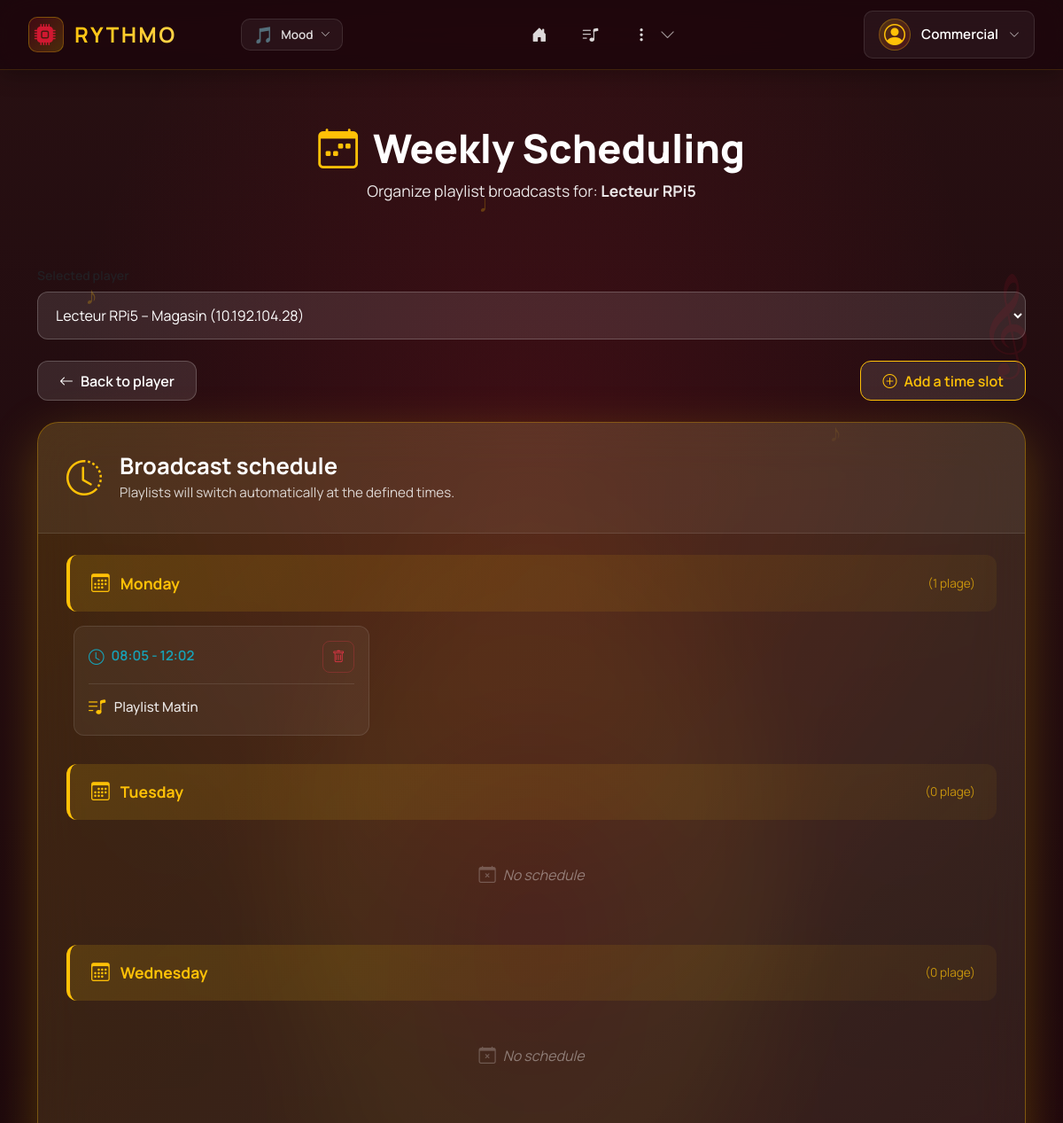
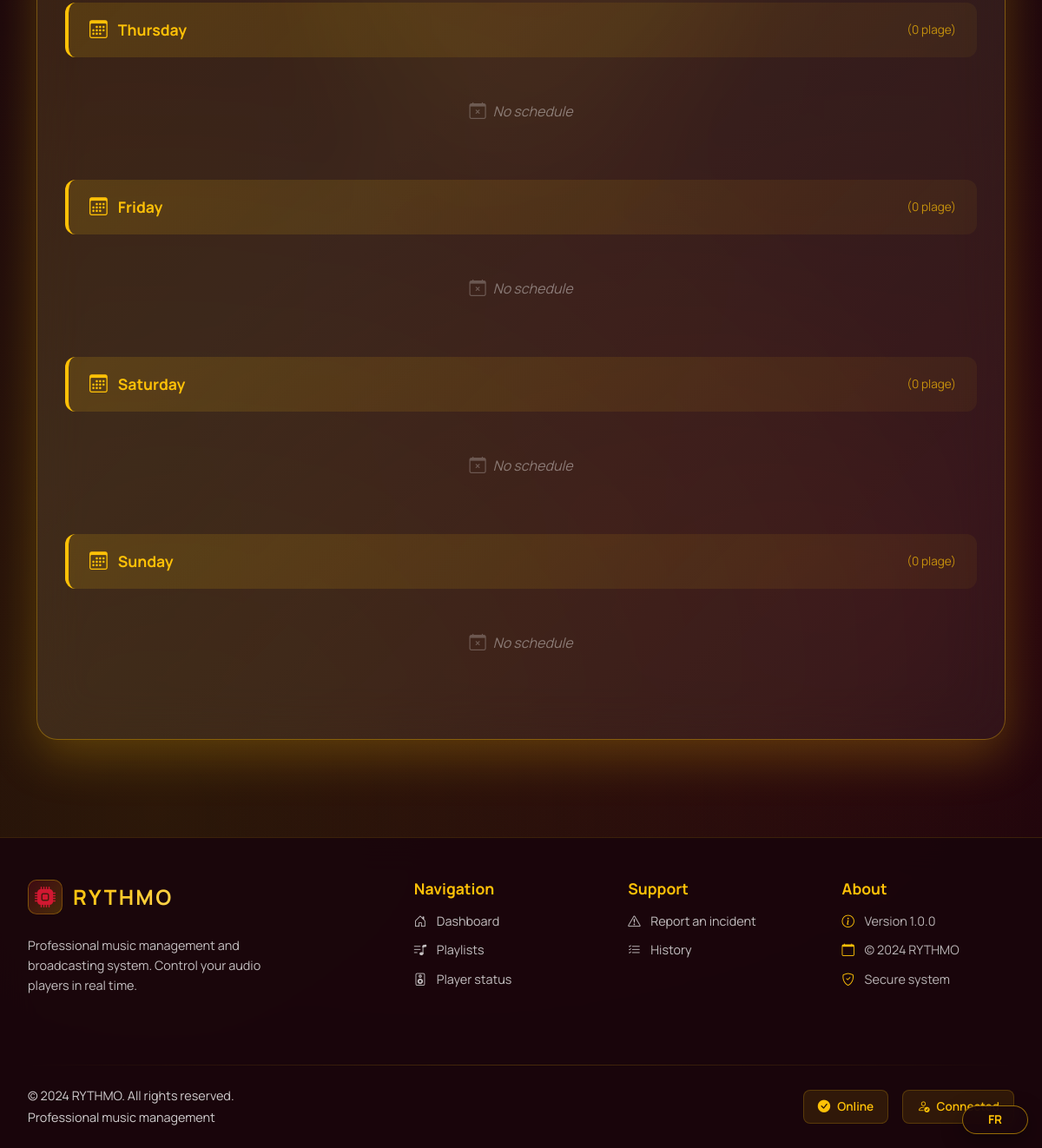
The app's page /planification/lecteur/1 (signed in) with its own data (2 pictures, top to bottom).
### tables this page shows
CREATE TABLE utilisateur(
   id_utilisateur INTEGER PRIMARY KEY,
   nom_utilisateur VARCHAR(50) UNIQUE NOT NULL,
   motdepasse VARCHAR(50) NOT NULL,
   prenom VARCHAR(50) NOT NULL,
   nom VARCHAR(50) NOT NULL,
   email VARCHAR(100) UNIQUE NOT NULL,
   nom_role VARCHAR(50) NOT NULL,
   FOREIGN KEY(nom_role) REFERENCES role(nom_role)
);

CREATE TABLE lecteur(
   id_lecteur INTEGER PRIMARY KEY,
   nom_lecteur VARCHAR(50) UNIQUE NOT NULL,
   adresseIP VARCHAR(50) UNIQUE NOT NULL,
   etat_lecteur VARCHAR(50) NOT NULL,
   emplacement VARCHAR(50) NOT NULL,
   derniere_synchro DATE NOT NULL,
   adresse_lecteur VARCHAR(50) NOT NULL,
   alerte INTEGER NOT NULL,
   id_organisation INTEGER NOT NULL,
   FOREIGN KEY(id_organisation) REFERENCES organisation(id_organisation)
);

CREATE TABLE planification(
   id_planification INTEGER PRIMARY KEY,
   heure_debut TIME NOT NULL,
   heure_fin TIME NOT NULL,
   date_ DATE NOT NULL,
   id_playlist INT NOT NULL,
   FOREIGN KEY(id_playlist) REFERENCES playlist(id_playlist)
);

CREATE TABLE playlist(
   id_playlist INTEGER PRIMARY KEY,
   nom_playlist VARCHAR(50) UNIQUE NOT NULL,
   date_creation DATE NOT NULL,
   date_fin_playlist DATE NOT NULL,
   date_derniere_maj DATE NOT NULL,
   publie INTEGER NOT NULL,
   id_organisation INTEGER NOT NULL,
   FOREIGN KEY(id_organisation) REFERENCES organisation(id_organisation)
);

### app/controllers/PlanificationController.py (the view)
@planif_bp.route('/lecteur/<int:id_lecteur>')
@reqlogged
@require_permission("plan_playlist", "plan_ad", "choose_slot")
def planifier_lecteur(id_lecteur):
    role = normalize_role(session.get("role", "commercial"))
    dao_planif = PlanificationDAO()
    dao_lecteur = LecteurDAO()
    dao_playlist = PlaylistDAO()
    lecteurs = dao_lecteur.find_all()
    lecteur = dao_lecteur.find_one(id_lecteur)
    if not lecteur:
        abort(404)
    playlists = dao_playlist.find_all()
    planifications = dao_planif.get_by_lecteur(id_lecteur)
    playlist_preselect = request.args.get('playlist', type=int)
    return render_template(
        "planification.html",
        lecteur=lecteur,
        lecteurs=lecteurs,
        playlists=playlists,
        planifications=planifications,
        playlist_preselect=playlist_preselect,
        role=role,
        can_plan_playlist=role in ("admin", "marketing"),
        can_plan_ad=role in ("admin", "commercial"),
    )

### app/__init__.py (called while the page is built, shortened)
@app.before_request
def check_session_timeout():
    if 'user_id' in session:
        last_active = session.get('last_active')
        now = datetime.now()
        session['last_active'] = now.isoformat()

@app.before_request
def load_user():
    user_id = session.get("user_id")
    if user_id:
        user = UserSqliteDAO().findById(user_id)
        g.current_user = user
    else:
        g.current_user = None

@app.context_processor
def inject_globals():
    theme = session.get("theme", "default")
    if theme == "chill":
        theme = "romantique"
    user = g.get("current_user", None)
    role = normalize_role(user.role if user else session.get("role"))
    def user_can(permission):
        return can(role, permission)
    return {
        "current_user": user,
        "theme": theme,
        "permissions": get_role_permissions(role),
        "role_label": role_label(role),
        "user_can": user_can,
    }

### app/controllers/LoginController.py (called while the page is built)
def reqlogged(f):
    @wraps(f)
    def decorated_function(*args, **kwargs):
        if not session.get("logged"):
            return redirect(url_for("login"))
        return f(*args, **kwargs)
    return decorated_function

### app/models/LecteurDAO.py (called while the page is built)
    def find_one(self, id_lecteur):
        try:
            conn = sqlite3.connect(self.db_path)
            conn.row_factory = sqlite3.Row
            cursor = conn.cursor()
            cursor.execute("SELECT * FROM lecteur WHERE id_lecteur = ?", (id_lecteur,))
            row = cursor.fetchone()
            conn.close()
            if row:
                return Lecteur(
                    row['id_lecteur'],
                    row['nom_lecteur'],
                    row['adresseIP'],
                    row['etat_lecteur'],
                    row['emplacement'],
                    row['derniere_synchro'],
                    row['adresse_lecteur'],
                    row['alerte'],
                    row['id_organisation']
                )
            return None
        except Exception as e:
            print(f"Erreur find_one : {e}")
            return None

### app/models/PlaylistDAO.py (called while the page is built)
    def _get_connection(self):
        conn = sqlite3.connect(app.root_path + "/database.db")
        conn.row_factory = sqlite3.Row
        return conn

### app/models/UserDAO.py (called while the page is built)
    def _getDbConnection(self):
        conn = sqlite3.connect(self.databasename)
        conn.row_factory = sqlite3.Row
        return conn

### app/services/permissions.py (called while the page is built)
def normalize_role(role):
    if not role:
        return ROLE_COMMERCIAL
    return LEGACY_ROLE_MAP.get(role, role)

### app/templates/planification.html (shortened to what this page needs)
{% extends 'layout.html' %}
{% block content %}
<div class="logs-hero">
  <div class="container">
    <h1><i class="bi bi-calendar-week"></i> Planification Hebdomadaire</h1>
    <p>Organisez la diffusion des playlists pour : <strong>{{ lecteur.nom_lecteur }}</strong></p>
  </div>
</div>
<div class="container mt-4 pb-5">
  <div class="mb-4">
    <label class="form-label text-muted small">Lecteur sélectionné</label>
    <select class="logs-search-input"
            onchange="location.href=this.value"
            style="padding-left:1rem;">
      {% for l in lecteurs %}
        <option value="{{ url_for('planification.planifier_lecteur', id_lecteur=l.id_lecteur) }}"
                {% if l.id_lecteur == lecteur.id_lecteur %}selected{% endif %}>
          {{ l.nom_lecteur }} – {{ l.adresse_lecteur }} ({{ l.adresseIP }})
        </option>
      {% endfor %}
    </select>
  </div>
  <div class="logs-actions mb-4">
    <a href="{{ url_for('voir_lecteur', id_lecteur=lecteur.id_lecteur) }}" class="btn btn-rythmo-back">
      <i class="bi bi-arrow-left"></i> Retour au lecteur
    </a>
    <button type="button" class="btn btn-rythmo-back" style="border-color: #ffc107; color: #ffc107;" data-bs-toggle="modal" data-bs-target="#addPlanifModal">
      <i class="bi bi-plus-circle"></i> Ajouter une plage horaire
    </button>
  </div>
  <div class="logs-card">
    <div class="logs-card-header">
      <div class="logs-header-info">
        <i class="bi bi-clock-history"></i>
        <div>
          <h2>Planning des diffusions</h2>
          <p>Les playlists changeront automatiquement aux heures définies.</p>
        </div>
      </div>
    </div>
    <div class="logs-table-wrapper">
      {% set jours_semaine = ['Lundi', 'Mardi', 'Mercredi', 'Jeudi', 'Vendredi', 'Samedi', 'Dimanche'] %}
      {% for jour in jours_semaine %}
        {% set planifs_jour = planifications|selectattr('jour_semaine', 'equalto', jour)|list %}
        <div class="day-section">
          <div class="day-header">
            <i class="bi bi-calendar3"></i>
            <strong>{{ jour }}</strong>
            <span class="day-count">({{ planifs_jour|length }} plage{{ 's' if planifs_jour|length > 1 else '' }})</span>
          </div>
          <div class="time-blocks">
            {% if planifs_jour %}
              {% for p in planifs_jour|sort(attribute='heure_debut') %}
                <div class="time-block">
                  <div class="time-block-header">
                    <span class="time-range">
                      <i class="bi bi-clock"></i>
                      {{ p.heure_debut }} - {{ p.heure_fin }}
                    </span>
                    <form action="{{ url_for('planification.supprimer_planif', id_planif=p.id_planification) }}"
                          method="POST"
                          onsubmit="return confirm('Supprimer cette planification ?');"
                          style="display: inline;">
                      <button type="submit" class="btn-delete">
                        <i class="bi bi-trash"></i>
                      </button>
                    </form>
                  </div>
                  <div class="time-block-playlist">
                    <i class="bi bi-music-note-list"></i>
                    <span>{{ p.nom_playlist if p.nom_playlist else 'Aucune playlist' }}</span>
                  </div>
                </div>
              {% endfor %}
            {% else %}
              <div class="empty-day">
                <i class="bi bi-calendar-x"></i>
                <span>Aucune planification</span>
              </div>
            {% endif %}
          </div>
        </div>
      {% endfor %}
    </div>
  </div>
</div>
{% endblock %}

### app/templates/includes/nav.html (shortened to what this page needs)
{% if current_user %}
<nav class="navbar-modern fixed-top navbar-expand-lg">
  <div class="navbar-container">
    <div class="navbar-brand-section">
      <a class="navbar-brand-modern" href="{{ url_for('index') }}">
        <div class="brand-icon-wrapper">
          <i class="bi bi-cpu-fill"></i>
        </div>
        <span class="brand-text">RYTHMO</span>
      </a>
      <div class="music-visualizer" id="music-bar">
      </div>
      <div class="theme-switcher d-none d-md-block">
        <button class="theme-switcher-trigger" type="button" data-bs-toggle="dropdown" aria-expanded="false" title="Changer de thème">
          <span class="theme-switcher-icon">
            {% if theme == 'joyeux' %}☀️
            {% elif theme == 'triste' %}🌧️
            {% elif theme == 'nature' %}🌿
            {% elif theme == 'romantique' %}💕
            {% elif theme == 'voyage_spacial' %}🚀
            {% else %}🎵{% endif %}
          </span>
          <span class="theme-switcher-label d-none d-lg-inline">Ambiance</span>
          <i class="bi bi-chevron-down theme-switcher-arrow"></i>
        </button>
      </div>
    </div>
    <div class="navbar-nav-section">
      <div class="collapse navbar-collapse-modern" id="navbarNav">
        <ul class="navbar-nav-modern">
          <li class="nav-item-modern">
            <a class="nav-link-modern nav-link-icon-only" href="{{ url_for('index') }}">
              <i class="bi bi-house-door-fill"></i>
            </a>
          </li>
          {% if user_can("view_playlists") or user_can("view_playlists_readonly") %}
          <li class="nav-item-modern">
            <a class="nav-link-modern nav-link-icon-only" href="{{ url_for('playlist.playlists') }}">
              <i class="bi bi-music-note-list"></i>
            </a>
          </li>
          {% endif %}
          {% if user_can("add_ad") or user_can("view_lecteur_status") or user_can("view_history") or user_can("manage_lecteurs") %}
          <li class="nav-item-modern nav-item-dropdown">
            <button class="nav-link-modern nav-link-icon-only nav-more-btn" type="button" data-bs-toggle="dropdown" aria-expanded="false">
              <i class="bi bi-three-dots-vertical"></i>
              <i class="bi bi-chevron-down nav-dropdown-arrow"></i>
            </button>
          </li>
          {% endif %}
        </ul>
      </div>
    </div>
    <div class="navbar-user-section">
      <div class="user-dropdown">
        <button class="user-menu-trigger" type="button" data-bs-toggle="dropdown" aria-expanded="false">
          <div class="user-avatar-nav">
            <i class="bi bi-person-circle"></i>
          </div>
          <span class="username-text d-none d-lg-inline">{{ current_user.username }}</span>
          <i class="bi bi-chevron-down dropdown-arrow"></i>
        </button>
      </div>
    </div>
  </div>
</nav>
{% endif %}

### app/templates/layout.html (style rules this page uses)
* { font-family: 'Manrope', sans-serif !important; }
:root, body.default { --rythmo-bg: #1a060c; --rythmo-gradient-start: #281012; --rythmo-gradient-end: #1a060c; --rythmo-accent: #ffc107; --rythmo-accent-light: #ffd54f; --rythmo-accent-rgb: 255, 193, 7; --rythmo-secondary: #d11831; --rythmo-secondary-rgb: 209, 24, 49; --rythmo-text-light: #fff4c7; }
body { background: var(--rythmo-bg); background-image: radial-gradient(circle at 20% 50%, rgba(var(--rythmo-accent-rgb), 0.08) 0%, transparent 50%), radial-gradient(circle at 80% 80%, rgba(var(--rythmo-secondary-rgb), 0.08) 0%, transparent 50%); min-height: 100vh; color: white; padding-top: 76px; transition: background 0.6s ease, background-image 0.6s ease; }

### app/templates/includes/theme-default-styles.html (style rules this page uses)
body.default { --rythmo-bg: #1a060c; --rythmo-accent-rgb: 255, 193, 7; --rythmo-secondary-rgb: 209, 24, 49; }
body.default { background-color: #1a060c; background-image: radial-gradient(ellipse 80% 50% at 50% 20%, rgba(209, 24, 49, 0.15) 0%, transparent 55%), radial-gradient(circle at 15% 85%, rgba(255, 193, 7, 0.1) 0%, transparent 42%), radial-gradient(circle at 85% 75%, rgba(209, 24, 49, 0.12) 0%, transparent 38%), linear-gradient(180deg, #281012 0%, #1a060c 50%, #120408 100%); }

### records on screen
utilisateur: username "Commercial"
lecteur: nom_lecteur "Lecteur RPi5"
planification: date_ "Lundi" (drawn), heure_debut "08:05", heure_fin "12:02", nom_playlist "Playlist Matin"

### other values on screen
{{ jour }} "Monday" "Tuesday" "Wednesday" "Thursday" "Friday" "Saturday" "Sunday"
{{ planifs_jour|length }} "1" "0" "0" "0" "0" "0" "0"
form field value "Lecteur RPi5 – Magasin (10.192.104.28)"
